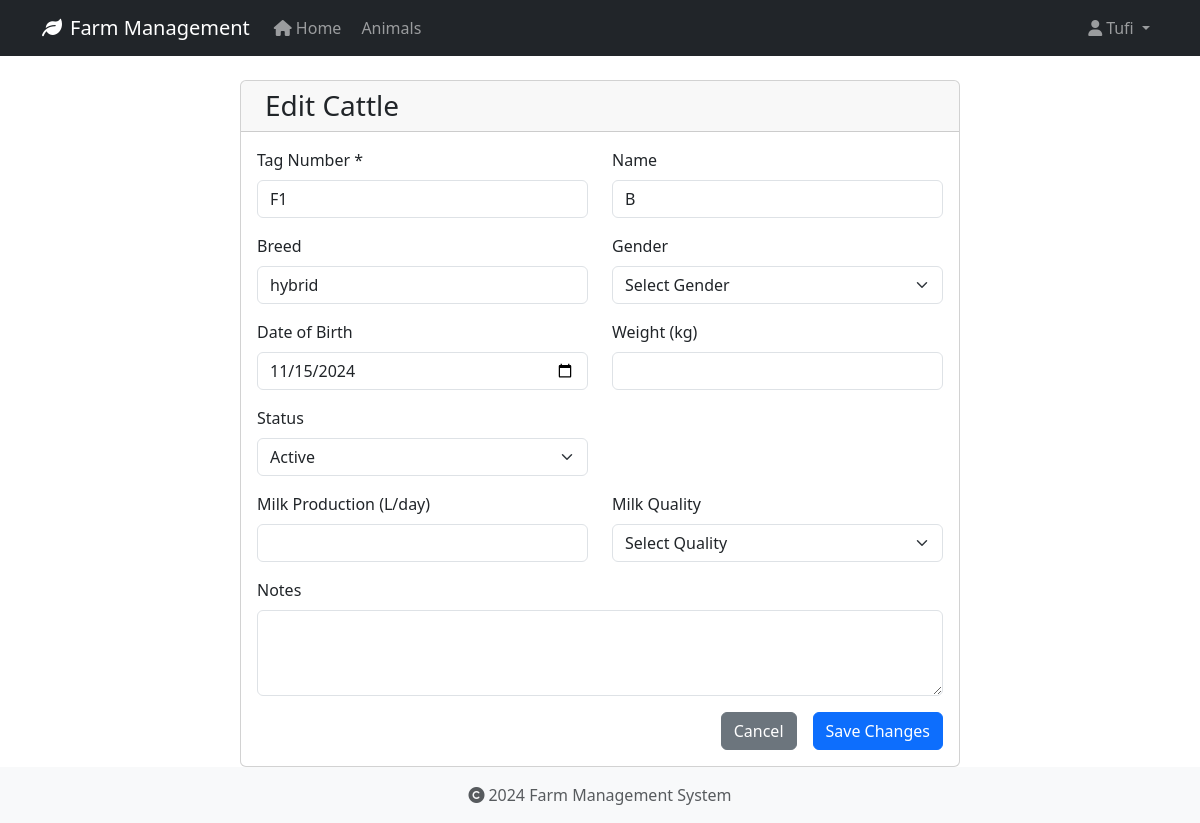
/animals/3/edit (signed in), run on the app's committed database.
### app/models/user.py (models this page shows, shortened)
class User(UserMixin, db.Model):
    id = db.Column(db.Integer, primary_key=True)
    username = db.Column(db.String(80), unique=True, nullable=False)
    email = db.Column(db.String(120), unique=True, nullable=False)
    password_hash = db.Column(db.String(128))
    role = db.Column(db.String(20), default='user')
    created_at = db.Column(db.DateTime, default=datetime.utcnow)
    last_login = db.Column(db.DateTime)
    is_active = db.Column(db.Boolean, default=True)
    first_name = db.Column(db.String(50))
    last_name = db.Column(db.String(50))
    reset_token = db.Column(db.String(100), unique=True)  # Store password reset token
    reset_token_expiration = db.Column(db.DateTime)       # Store token expiration time

### app/models/animal.py (models this page shows, shortened)
class Animal(db.Model):
    id = db.Column(db.Integer, primary_key=True)
    tag_number = db.Column(db.String(50), unique=True, nullable=False, index=True)
    name = db.Column(db.String(100), nullable=True)  # Explicitly mark as nullable
    species = db.Column(db.String(50), nullable=False, index=True)
    breed = db.Column(db.String(50), nullable=True)
    date_of_birth = db.Column(db.Date, nullable=True)
    gender = db.Column(db.String(20), nullable=True)
    weight = db.Column(db.Float, nullable=True)
    status = db.Column(db.String(20), default='active', nullable=False)
    purchase_date = db.Column(db.Date, nullable=True)
    purchase_price = db.Column(db.Float, nullable=True)
    notes = db.Column(db.Text, nullable=True)
    created_at = db.Column(db.DateTime, default=datetime.utcnow, nullable=False)
    updated_at = db.Column(db.DateTime, default=datetime.utcnow, onupdate=datetime.utcnow, nullable=False)
    wool_type = db.Column(db.String(50), nullable=True)
    last_shearing = db.Column(db.Date, nullable=True)
    fleece_weight = db.Column(db.Float, nullable=True)
    wool_grade = db.Column(db.String(20), nullable=True)
    lambing_status = db.Column(db.String(50), nullable=True)
    lambing_date = db.Column(db.Date, nullable=True)
    milk_production = db.Column(db.Float, nullable=True)
    last_milking = db.Column(db.Date, nullable=True)  # Changed from DateTime to Date
    milk_quality = db.Column(db.String(20), nullable=True)
    calving_status = db.Column(db.String(50), nullable=True)
    calving_date = db.Column(db.Date, nullable=True)
    milk_fat_content = db.Column(db.Float, nullable=True)
    egg_production = db.Column(db.Integer, nullable=True)
    egg_color = db.Column(db.String(20), nullable=True)
    comb_type = db.Column(db.String(20), nullable=True)
    laying_status = db.Column(db.String(20), nullable=True)
    last_laying_date = db.Column(db.Date, nullable=True)
    egg_size = db.Column(db.String(20), nullable=True)
    category = db.Column(db.String(50), nullable=True)
    special_needs = db.Column(db.Text, nullable=True)
    diet_requirements = db.Column(db.Text, nullable=True)
    habitat = db.Column(db.String(100), nullable=True)
    health_records = db.relationship('HealthRecord', backref='animal', lazy=True, cascade='all, delete-orphan')

### app/routes/animals.py (the view, shortened to what this page needs)
@bp.route('/<int:id>/edit', methods=['GET', 'POST'])
@login_required
def edit(id):
    animal = Animal.query.get_or_404(id)
    return render_template('animals/edit.html', animal=animal)

### app/models/user.py (called while the page is built)
@login_manager.user_loader
def load_user(user_id):
    return User.query.get(int(user_id))

### app/templates/animals/edit.html (shortened to what this page needs)
{% extends "base.html" %}
{% block content %}
<div class="container">
    <div class="row justify-content-center">
        <div class="col-md-8">
            <div class="card">
                <div class="card-header">
                    <h3 class="card-title mb-0">
                        {% if animal.species == 'Sheep' %}
                            <i class="fas fa-sheep me-2"></i>Edit Sheep
                        {% elif animal.species == 'Cattle' %}
                            Edit Cattle
                        {% elif animal.species == 'Chicken' %}
                            <i class="fas fa-kiwi-bird me-2"></i>Edit Chicken
                        {% else %}
                            <i class="fas fa-paw me-2"></i>Edit Animal
                        {% endif %}
                    </h3>
                </div>
                <div class="card-body">
                    <form method="POST">
                        <div class="row mb-3">
                            <div class="col-md-6">
                                <label for="tag_number" class="form-label">Tag Number *</label>
                                <input type="text" class="form-control" id="tag_number" name="tag_number"
                                       value="{{ animal.tag_number }}" required>
                            </div>
                            <div class="col-md-6">
                                <label for="name" class="form-label">Name</label>
                                <input type="text" class="form-control" id="name" name="name"
                                       value="{{ animal.name or '' }}">
                            </div>
                        </div>
                        <div class="row mb-3">
                            <div class="col-md-6">
                                <label for="breed" class="form-label">Breed</label>
                                <input type="text" class="form-control" id="breed" name="breed"
                                       value="{{ animal.breed or '' }}">
                            </div>
                            <div class="col-md-6">
                                <label for="gender" class="form-label">Gender</label>
                                <select class="form-select" id="gender" name="gender">
                                    <option value="">Select Gender</option>
                                </select>
                            </div>
                        </div>
                        <div class="row mb-3">
                            <div class="col-md-6">
                                <label for="date_of_birth" class="form-label">Date of Birth</label>
                                <input type="date" class="form-control" id="date_of_birth" name="date_of_birth"
                                       value="{{ animal.date_of_birth.strftime('%Y-%m-%d') if animal.date_of_birth }}">
                            </div>
                            <div class="col-md-6">
                                <label for="weight" class="form-label">Weight (kg)</label>
                                <input type="number" step="0.1" class="form-control" id="weight" name="weight"
                                       value="{{ animal.weight or '' }}">
                            </div>
                        </div>
                        <div class="row mb-3">
                            <div class="col-md-6">
                                <label for="status" class="form-label">Status</label>
                                <select class="form-select" id="status" name="status">
                                    <option value="active" {% if animal.status == 'active' %}selected{% endif %}>Active</option>
                                </select>
                            </div>
                        </div>
                        {% if animal.species == 'Cattle' %}
                        <div class="row mb-3">
                            <div class="col-md-6">
                                <label for="milk_production" class="form-label">Milk Production (L/day)</label>
                                <input type="number" step="0.1" class="form-control" id="milk_production"
                                       name="milk_production" value="{{ animal.milk_production or '' }}">
                            </div>
                            <div class="col-md-6">
                                <label for="milk_quality" class="form-label">Milk Quality</label>
                                <select class="form-select" id="milk_quality" name="milk_quality">
                                    <option value="">Select Quality</option>
                                </select>
                            </div>
                        </div>
                        {% endif %}
                        <div class="mb-3">
                            <label for="notes" class="form-label">Notes</label>
                            <textarea class="form-control" id="notes" name="notes" rows="3">{{ animal.notes or '' }}</textarea>
                        </div>
                        <div class="d-grid gap-2 d-md-flex justify-content-md-end">
                            <a href="{{ url_for('animals.index') }}" class="btn btn-secondary me-md-2">Cancel</a>
                            <button type="submit" class="btn btn-primary">Save Changes</button>
                        </div>
                    </form>
                </div>
            </div>
        </div>
    </div>
</div>
{% endblock %}

### app/templates/base.html (shortened to what this page needs)
<!DOCTYPE html>
<html lang="en">
<head>
    <link rel="stylesheet" href="https://cdn.jsdelivr.net/npm/bootstrap@5.3.2/dist/css/bootstrap.min.css">
    <link rel="stylesheet" href="https://cdnjs.cloudflare.com/ajax/libs/font-awesome/6.0.0/css/all.min.css">
    <link rel="stylesheet" href="{{ url_for('static', filename='css/main.css') }}">
</head>
<body>
    <nav class="navbar navbar-expand-lg navbar-dark bg-dark">
        <div class="container">
            <a class="navbar-brand" href="{{ url_for('main.index') }}">
                <i class="fas fa-leaf me-2"></i>Farm Management
            </a>
            <div class="collapse navbar-collapse" id="navbarNav">
                <ul class="navbar-nav">
                    <li class="nav-item">
                        <a class="nav-link" href="{{ url_for('main.index') }}">
                            <i class="fas fa-home me-1"></i>Home
                        </a>
                    </li>
                    <li class="nav-item">
                        <a class="nav-link" href="{{ url_for('animals.index') }}">
                            Animals
                        </a>
                    </li>
                </ul>
                <ul class="navbar-nav ms-auto">
                    {% if current_user.is_authenticated %}
                        <li class="nav-item dropdown">
                            <a class="nav-link dropdown-toggle" href="#" id="userDropdown" role="button" data-bs-toggle="dropdown">
                                <i class="fas fa-user me-1"></i>{{ current_user.username }}
                            </a>
                        </li>
                    {% endif %}
                </ul>
            </div>
        </div>
    </nav>
    <main class="container mt-4">
        {% block content %}
        {% endblock %}
    </main>
    <footer class="footer mt-auto py-3 bg-light">
        <div class="container text-center">
            <span class="text-muted">
                <i class="fas fa-copyright me-1"></i>2024 Farm Management System
            </span>
        </div>
    </footer>
</body>
</html>

### app/static/css/main.css (style rules this page uses)
body { min-height: 100vh; display: flex; flex-direction: column; }
main { flex: 1 0 auto; }
.footer { flex-shrink: 0; }

### data on the page
User: username "Tufi"
Animal: tag_number "F1", name "B", breed "hybrid", date_of_birth "11/15/2024", status "Active"
